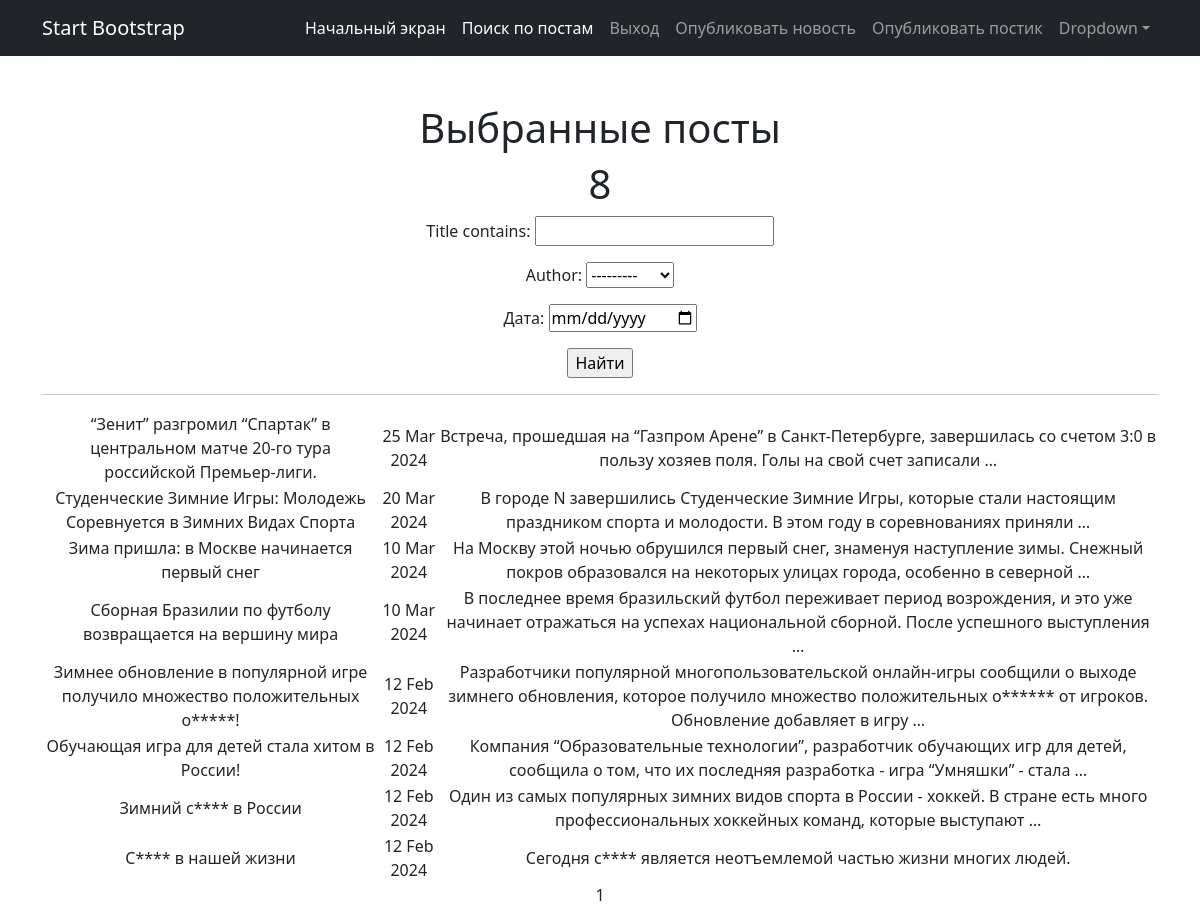
The page /posts/search/ (signed in) on the database its author committed.
### news/models.py (models this page shows, shortened)
class Post(models.Model):
    news = "N"
    article = "A"
    POSITIONS = [(news, "Новость"), (article, "Статья")]
    author = models.ForeignKey(Author, on_delete= models.CASCADE)
    choice_field = models.CharField(max_length= 1, choices=POSITIONS, default=article)
    data_in = models.DateTimeField(auto_now_add=True)
    category = models.ManyToManyField(Category, through="PostCategory")
    title = models.CharField(max_length=255)
    text = models.CharField(max_length=3000)
    rating = models.IntegerField(default=0)

### news/views.py (the view)
# urls.py: path('search/', PostsSearch.as_view(), name= 'Posts_search'),
class PostsSearch(ListView):
    model = Post
    ordering = '-data_in'
    template_name = 'posts_search.html'
    context_object_name = 'posts'
    paginate_by = 10
    def get_queryset(self):
        queryset = super().get_queryset()
        self.filterset = PostFilter(self.request.GET, queryset)
        return self.filterset.qs
    def get_context_data(self, **kwargs):
        context = super().get_context_data(**kwargs)
        context['filterset'] = self.filterset
        return context

### news/models.py (called while the page is built)
    def __str__(self):
        return self.user.username

### templates/posts_search.html (shortened to what this page needs)
{% extends 'flatpages/default.html' %}
{% load censor_filters %}
{% load custom_tags %}
{% block content %}
    <h1>Выбранные посты</h1>
    <h1>{{ posts|length }}</h1>
    <form action="" method="get">
        {{ filterset.form.as_p }}
        <input type="submit" value="Найти" />
    </form>
    <hr>
    {% if posts %}
        <table>
            {% for post in posts %}
            <tr>
                <td>{{ post.title|censeroid }}</td>
                <td>{{ post.data_in|date:'d M Y' }}</td>
                <td>{{ post.text|truncatewords:20|censeroid}}</td>
            </tr>
            {% endfor %}
        </table>
    {% else %}
        <h2>Постов и новостей нет!</h2>
    {% endif %}
    {{ page_obj.number }}
{% endblock content %}

### rows shown on the page
Post: title|censeroid "“Зенит” разгромил “Спартак” в центральном матче 20-го тура российской Премьер-лиги.", data_in "25 Mar 2024", text|censeroid "Встреча, прошедшая на “Газпром Арене” в Санкт-Петербурге, завершилась со счетом 3:0 в пользу хозяев поля. Голы на свой счет записали …"
Post: title|censeroid "Студенческие Зимние Игры: Молодежь Соревнуется в Зимних Видах Спорта", data_in "20 Mar 2024", text|censeroid "В городе N завершились Студенческие Зимние Игры, которые стали настоящим праздником спорта и молодости. В этом году в соревнованиях приняли …"
Post: title|censeroid "Зима пришла: в Москве начинается первый снег", data_in "10 Mar 2024", text|censeroid "На Москву этой ночью обрушился первый снег, знаменуя наступление зимы. Снежный покров образовался на некоторых улицах города, особенно в северной …"
Post: title|censeroid "Сборная Бразилии по футболу возвращается на вершину мира", data_in "10 Mar 2024", text|censeroid "В последнее время бразильский футбол переживает период возрождения, и это уже начинает отражаться на успехах национальной сборной. После успешного выступления …"
Post: title|censeroid "Зимнее обновление в популярной игре получило множество положительных о*****!", data_in "12 Feb 2024", text|censeroid "Разработчики популярной многопользовательской онлайн-игры сообщили о выходе зимнего обновления, которое получило множество положительных о****** от игроков. Обновление добавляет в игру …"
Post: title|censeroid "Обучающая игра для детей стала хитом в России!", data_in "12 Feb 2024", text|censeroid "Компания “Образовательные технологии”, разработчик обучающих игр для детей, сообщила о том, что их последняя разработка - игра “Умняшки” - стала …"
Post: title|censeroid "Зимний с**** в России", data_in "12 Feb 2024", text|censeroid "Один из самых популярных зимних видов спорта в России - хоккей. В стране есть много профессиональных хоккейных команд, которые выступают …"
Post: title|censeroid "С**** в нашей жизни", data_in "12 Feb 2024", text|censeroid "Сегодня с**** является неотъемлемой частью жизни многих людей."

### other values the page prints
{{ posts|length }} "8"
{{ page_obj.number }} "1"
